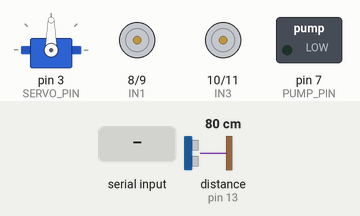
Bench run of a sketch on a simulated Arduino Uno, built with avr-gcc and run on an emulated ATmega328P. Parts: servo, motor-driver pin pairs drawn as motors (green arrow = first pin HIGH = forward, orange = second pin HIGH = backward, longer = more drive, scaled by the enable pin), switched loads named in the sketch (green lamp = pin HIGH). Inputs (shaded band) come from the test bench; at power-on: distance to the obstacle (sensor on pin 13) 80 cm. The echo pulse lasts 58.3 µs per cm; pins used as bus, display or sensor lines are not drawn; what the sketch prints to the serial monitor is not drawn.

Above: at 1.2 s.
1.3 s: "FORWARD\n" received over the second serial link
At 2.3 s:
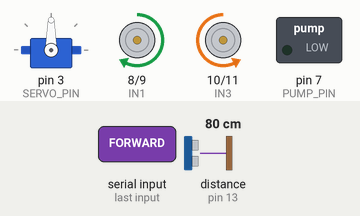
4.3 s: "BACKWARD\n" received over Serial
At 4.8 s:
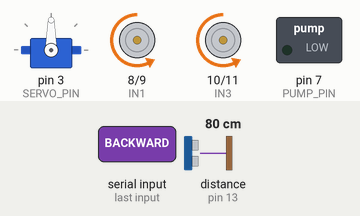
7.3 s: "LEFT\n" received over Serial
At 8.1 s:
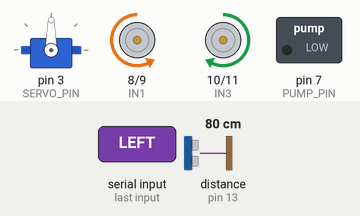
10.3 s: "PUMP\n" received over the second serial link
At 11.4 s:
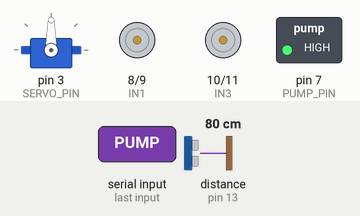
Timing chart, 0 to 13.3 s (numbered marks = the images above; inputs shaded):
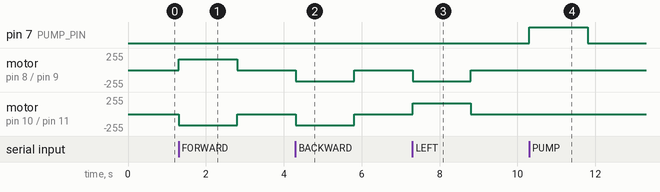

Measured:
- after the input at 1.3 s, motor on pin 8 (IN1) / pin 9 (IN2): stopped → forward 165/255 at once, → stopped 1.5 s later; motor on pin 10 (IN3) / pin 11 (IN4): stopped → backward 165/255 at once, → stopped 1.5 s later
- after the input at 4.3 s, motor on pin 8 (IN1) / pin 9 (IN2), motor on pin 10 (IN3) / pin 11 (IN4): stopped → backward 165/255 at once, → stopped 1.5 s later
- after the input at 7.3 s, motor on pin 8 (IN1) / pin 9 (IN2): stopped → backward 165/255 at once, → stopped 1.5 s later; motor on pin 10 (IN3) / pin 11 (IN4): stopped → forward 165/255 at once, → stopped 1.5 s later
- after the input at 10.3 s, pin 7 (PUMP_PIN): LOW → HIGH at once, → LOW 1.5 s later

The sketch:

arduino_alphabot_fire_v2.ino
```cpp
#include <Servo.h>
#include <SoftwareSerial.h>

// ================= BLUETOOTH =================
SoftwareSerial bluetooth(2, 4);
// D2 RX, D4 TX

// ================= MOTOR =================
const int ENA = 5;
const int IN1 = 8;
const int IN2 = 9;

const int ENB = 6;
const int IN3 = 10;
const int IN4 = 11;

// ================= PUMP =================
const int PUMP_PIN = 7;

// ================= SERVO =================
const int SERVO_PIN = 3;
Servo nozzleServo;

// ================= SENSOR =================
const int TRIG_PIN = 12;
const int ECHO_PIN = 13;
const int OBSTACLE_DISTANCE = 18;

// ================= SPEED =================
int motorSpeed = 165;
int turnSpeed = 130;

// ================= COMMAND =================
String command = "STOP";
String lastCommand = "";

unsigned long lastCommandTime = 0;
const unsigned long commandTimeout = 1500;

// ================= SETUP =================
void setup() {
  Serial.begin(9600);
  bluetooth.begin(9600);

  pinMode(ENA, OUTPUT);
  pinMode(IN1, OUTPUT);
  pinMode(IN2, OUTPUT);

  pinMode(ENB, OUTPUT);
  pinMode(IN3, OUTPUT);
  pinMode(IN4, OUTPUT);

  pinMode(PUMP_PIN, OUTPUT);

  pinMode(TRIG_PIN, OUTPUT);
  pinMode(ECHO_PIN, INPUT);

  nozzleServo.attach(SERVO_PIN);
  nozzleServo.write(90);

  stopCar();
  pumpOff();

  Serial.println("Robot Ready");
  bluetooth.println("Bluetooth Ready");
}

// ================= LOOP =================
void loop() {

  readSerialCommand();     // từ Python
  readBluetoothCommand();  // từ điện thoại

  if (millis() - lastCommandTime > commandTimeout) {
    command = "STOP";
  }

  executeCommand();
}

// ================= SERIAL (AI) =================
void readSerialCommand() {
  if (Serial.available()) {
    String received = Serial.readStringUntil('\n');
    received.trim();

    if (received.length() > 0) {
      command = received;
      lastCommandTime = millis();
    }
  }
}

// ================= BLUETOOTH =================
void readBluetoothCommand() {
  if (bluetooth.available()) {
    char c = bluetooth.read();

    lastCommandTime = millis();

    if (c == 'F') command = "FORWARD";
    else if (c == 'B') command = "BACKWARD";
    else if (c == 'L') command = "LEFT";
    else if (c == 'R') command = "RIGHT";
    else if (c == 'S') command = "STOP";
    else if (c == 'P') command = "PUMP";
    else if (c == 'O') command = "STOP";
  }
}

// ================= EXECUTE =================
void executeCommand() {

  if (command == "FORWARD") {
    if (isObstacleAhead()) {
      stopCar();
    } else {
      forward();
    }
  }
  else if (command == "BACKWARD") backward();
  else if (command == "LEFT") turnLeft();
  else if (command == "RIGHT") turnRight();
  else if (command == "PUMP") {
    stopCar();
    pumpOn();
  }
  else if (command == "STOP") {
    stopCar();
    pumpOff();
  }
}

// ================= MOTOR =================
void forward() {
  analogWrite(ENA, motorSpeed);
  analogWrite(ENB, motorSpeed);

  digitalWrite(IN1, HIGH);
  digitalWrite(IN2, LOW);

  digitalWrite(IN3, HIGH);
  digitalWrite(IN4, LOW);
}

void backward() {
  analogWrite(ENA, motorSpeed);
  analogWrite(ENB, motorSpeed);

  digitalWrite(IN1, LOW);
  digitalWrite(IN2, HIGH);

  digitalWrite(IN3, LOW);
  digitalWrite(IN4, HIGH);
}

void turnLeft() {
  analogWrite(ENA, turnSpeed);
  analogWrite(ENB, turnSpeed);

  digitalWrite(IN1, LOW);
  digitalWrite(IN2, HIGH);

  digitalWrite(IN3, HIGH);
  digitalWrite(IN4, LOW);
}

void turnRight() {
  analogWrite(ENA, turnSpeed);
  analogWrite(ENB, turnSpeed);

  digitalWrite(IN1, HIGH);
  digitalWrite(IN2, LOW);

  digitalWrite(IN3, LOW);
  digitalWrite(IN4, HIGH);
}

void stopCar() {
  analogWrite(ENA, 0);
  analogWrite(ENB, 0);

  digitalWrite(IN1, LOW);
  digitalWrite(IN2, LOW);

  digitalWrite(IN3, LOW);
  digitalWrite(IN4, LOW);
}

// ================= PUMP =================
void pumpOn() {
  digitalWrite(PUMP_PIN, HIGH);
}

void pumpOff() {
  digitalWrite(PUMP_PIN, LOW);
}

// ================= SENSOR =================
long getDistanceCM() {
  digitalWrite(TRIG_PIN, LOW);
  delayMicroseconds(2);

  digitalWrite(TRIG_PIN, HIGH);
  delayMicroseconds(10);

  digitalWrite(TRIG_PIN, LOW);

  long duration = pulseIn(ECHO_PIN, HIGH, 25000);

  return duration * 0.034 / 2;
}

bool isObstacleAhead() {
  long d = getDistanceCM();
  return (d > 0 && d < OBSTACLE_DISTANCE);
}
```
